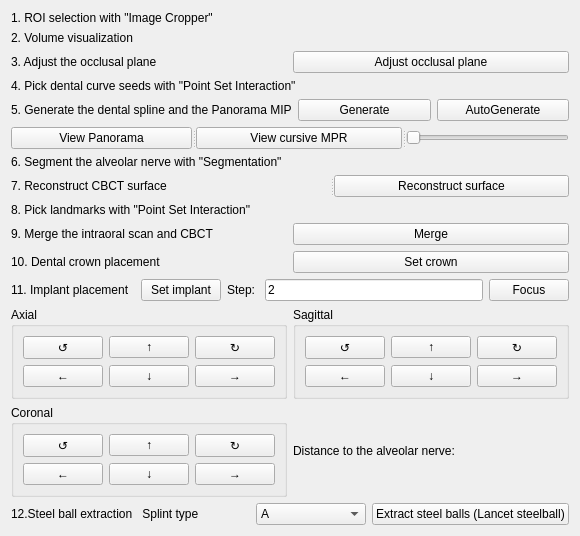
     <widget class="QWidget" name="tab_2">
      <attribute name="title">
       <string>规划</string>
      </attribute>
      <layout class="QGridLayout" name="gridLayout_8">
       <item row="3" column="0">
        <widget class="QLabel" name="label_3">
         <property name="text">
          <string>4. Pick dental curve seeds with &quot;Point Set Interaction&quot;</string>
         </property>
        </widget>
       </item>
       <item row="4" column="0">
        <layout class="QHBoxLayout" name="horizontalLayout_2">
         <item>
          <widget class="QLabel" name="label_5">
           <property name="text">
            <string>5. Generate the dental spline and the Panorama MIP</string>
           </property>
          </widget>
         </item>
         <item>
          <widget class="QPushButton" name="pushButton_splineAndPanorama">
           <property name="text">
            <string>Generate</string>
           </property>
          </widget>
         </item>
         <item>
          <widget class="QPushButton" name="pushButton_autoGenerate">
           <property name="text">
            <string>AutoGenerate</string>
           </property>
          </widget>
         </item>
        </layout>
       </item>
       <item row="13" column="0">
        <layout class="QHBoxLayout" name="horizontalLayout_6">
         <item>
          <widget class="QLabel" name="label_14">
           <property name="text">
            <string>12.Steel ball extraction</string>
           </property>
          </widget>
         </item>
         <item>
          <widget class="QLabel" name="label_20">
           <property name="text">
            <string> Splint type</string>
           </property>
          </widget>
         </item>
         <item>
          <widget class="QComboBox" name="comboBox_plate">
           <property name="minimumContentsLength">
            <number>0</number>
           </property>
           <item>
            <property name="text">
             <string>A</string>
            </property>
           </item>
           <item>
            <property name="text">
             <string>B</string>
            </property>
           </item>
           <item>
            <property name="text">
             <string>C</string>
            </property>
           </item>
          </widget>
         </item>
         <item>
          <widget class="QPushButton" name="pushButton_steelballExtract">
           <property name="text">
            <string>Extract steel balls (Lancet steelball)</string>
           </property>
          </widget>
         </item>
        </layout>
       </item>
       <item row="0" column="0">
        <widget class="QLabel" name="label">
         <property name="text">
          <string>1. ROI selection with &quot;Image Cropper&quot;</string>
         </property>
        </widget>
       </item>
       <item row="1" column="0">
        <widget class="QLabel" name="label_12">
         <property name="text">
          <string>2. Volume visualization</string>
         </property>
        </widget>
       </item>
       <item row="10" column="0">
        <layout class="QHBoxLayout" name="horizontalLayout_4">
         <item>
          <widget class="QLabel" name="label_8">
           <property name="text">
            <string>10. Dental crown placement  </string>
           </property>
          </widget>
         </item>
         <item>
          <widget class="QPushButton" name="pushButton_setCrown">
           <property name="text">
            <string>Set crown</string>
           </property>
          </widget>
         </item>
        </layout>
       </item>
       <item row="5" column="0">
        <widget class="QSplitter" name="splitter_2">
         <property name="orientation">
          <enum>Qt::Horizontal</enum>
         </property>
         <widget class="QPushButton" name="pushButton_viewPano">
          <property name="text">
           <string>View Panorama</string>
          </property>
         </widget>
         <widget class="QPushButton" name="pushButton_viewCursiveMPR">
          <property name="text">
           <string>View cursive MPR</string>
          </property>
         </widget>
         <widget class="QSlider" name="horizontalSlider">
          <property name="enabled">
           <bool>false</bool>
          </property>
          <property name="orientation">
           <enum>Qt::Horizontal</enum>
          </property>
         </widget>
        </widget>
       </item>
       <item row="7" column="0">
        <widget class="QSplitter" name="splitter">
         <property name="orientation">
          <enum>Qt::Horizontal</enum>
         </property>
         <widget class="QLabel" name="label_10">
          <property name="text">
           <string>7. Reconstruct CBCT surface</string>
          </property>
         </widget>
         <widget class="QPushButton" name="pushButton_CBCTreconstruct">
          <property name="text">
           <string>Reconstruct surface</string>
          </property>
         </widget>
        </widget>
       </item>
       <item row="12" column="0">
        <layout class="QGridLayout" name="gridLayout_7">
         <item row="1" column="0">
          <widget class="QGroupBox" name="groupBox_4">
           <property name="title">
            <string>Coronal</string>
           </property>
           <layout class="QGridLayout" name="gridLayout_5">
            <item row="0" column="0">
             <widget class="QPushButton" name="pushButton_counter_cor">
              <property name="text">
               <string>↺</string>
              </property>
             </widget>
            </item>
            <item row="0" column="1">
             <widget class="QPushButton" name="pushButton_U_cor">
              <property name="text">
               <string>↑</string>
              </property>
             </widget>
            </item>
            <item row="0" column="2">
             <widget class="QPushButton" name="pushButton_clock_cor">
              <property name="text">
               <string>↻</string>
              </property>
             </widget>
            </item>
            <item row="1" column="0">
             <widget class="QPushButton" name="pushButton_L_cor">
              <property name="text">
               <string>←</string>
              </property>
             </widget>
            </item>
            <item row="1" column="1">
             <widget class="QPushButton" name="pushButton_D_cor">
              <property name="text">
               <string>↓</string>
              </property>
             </widget>
            </item>
            <item row="1" column="2">
             <widget class="QPushButton" name="pushButton_R_cor">
              <property name="text">
               <string>→</string>
              </property>
             </widget>
            </item>
           </layout>
          </widget>
         </item>
         <item row="1" column="1">
          <widget class="QLabel" name="label_nerveDistance">
           <property name="text">
            <string>Distance to the alveolar nerve: </string>
           </property>
          </widget>
         </item>
         <item row="0" column="0">
          <widget class="QGroupBox" name="groupBox_2">
           <property name="title">
            <string>Axial</string>
           </property>
           <layout class="QGridLayout" name="gridLayout_3">
            <item row="0" column="0">
             <widget class="QPushButton" name="pushButton_counter_ax">
              <property name="text">
               <string>↺</string>
              </property>
             </widget>
            </item>
            <item row="0" column="1">
             <widget class="QPushButton" name="pushButton_U_ax">
              <property name="text">
               <string>↑</string>
              </property>
             </widget>
            </item>
            <item row="0" column="2">
             <widget class="QPushButton" name="pushButton_clock_ax">
              <property name="text">
               <string>↻</string>
              </property>
             </widget>
            </item>
            <item row="1" column="0">
             <widget class="QPushButton" name="pushButton_L_ax">
              <property name="text">
               <string>←</string>
              </property>
             </widget>
            </item>
            <item row="1" column="1">
             <widget class="QPushButton" name="pushButton_D_ax">
              <property name="text">
               <string>↓</string>
              </property>
             </widget>
            </item>
            <item row="1" column="2">
             <widget class="QPushButton" name="pushButton_R_ax">
              <property name="text">
               <string>→</string>
              </property>
             </widget>
            </item>
           </layout>
          </widget>
         </item>
         <item row="0" column="1">
          <widget class="QGroupBox" name="groupBox_3">
           <property name="title">
            <string>Sagittal</string>
           </property>
           <layout class="QGridLayout" name="gridLayout_4">
            <item row="0" column="0">
             <widget class="QPushButton" name="pushButton_counter_sag">
              <property name="text">
               <string>↺</string>
              </property>
             </widget>
            </item>
            <item row="0" column="1">
             <widget class="QPushButton" name="pushButton_U_sag">
              <property name="text">
               <string>↑</string>
              </property>
             </widget>
            </item>
            <item row="0" column="2">
             <widget class="QPushButton" name="pushButton_clock_sag">
              <property name="text">
               <string>↻</string>
              </property>
             </widget>
            </item>
            <item row="1" column="0">
             <widget class="QPushButton" name="pushButton_L_sag">
              <property name="text">
               <string>←</string>
              </property>
             </widget>
            </item>
            <item row="1" column="1">
             <widget class="QPushButton" name="pushButton_D_sag">
              <property name="text">
               <string>↓</string>
              </property>
             </widget>
            </item>
            <item row="1" column="2">
             <widget class="QPushButton" name="pushButton_R_sag">
              <property name="text">
               <string>→</string>
              </property>
             </widget>
            </item>
           </layout>
          </widget>
         </item>
        </layout>
       </item>
       <item row="11" column="0">
        <layout class="QHBoxLayout" name="horizontalLayout_5">
         <item>
          <widget class="QLabel" name="label_9">
           <property name="text">
            <string>11. Implant placement  </string>
           </property>
          </widget>
         </item>
         <item>
          <widget class="QPushButton" name="pushButton_setImplant">
           <property name="text">
            <string>Set implant</string>
           </property>
          </widget>
         </item>
         <item>
          <widget class="QLabel" name="label_17">
           <property name="text">
            <string>Step: </string>
           </property>
          </widget>
         </item>
         <item>
          <widget class="QLineEdit" name="lineEdit_stepSize">
           <property name="text">
            <string>2</string>
           </property>
          </widget>
         </item>
         <item>
          <widget class="QPushButton" name="pushButton_implantFocus">
           <property name="text">
            <string>Focus</string>
           </property>
          </widget>
         </item>
        </layout>
       </item>
       <item row="2" column="0">
        <layout class="QHBoxLayout" name="horizontalLayout">
         <item>
          <widget class="QLabel" name="label_2">
           <property name="text">
            <string>3. Adjust the occlusal plane </string>
           </property>
          </widget>
         </item>
         <item>
          <widget class="QPushButton" name="pushButton_planeAdjust">
           <property name="text">
            <string>Adjust occlusal plane</string>
           </property>
          </widget>
         </item>
        </layout>
       </item>
       <item row="8" column="0">
        <widget class="QLabel" name="label_6">
         <property name="text">
          <string>8. Pick landmarks with &quot;Point Set Interaction&quot; </string>
         </property>
        </widget>
       </item>
       <item row="9" column="0">
        <layout class="QHBoxLayout" name="horizontalLayout_3">
         <item>
          <widget class="QLabel" name="label_7">
           <property name="text">
            <string>9. Merge the intraoral scan and CBCT </string>
           </property>
          </widget>
         </item>
         <item>
          <widget class="QPushButton" name="pushButton_iosCBCT">
           <property name="text">
            <string>Merge</string>
           </property>
          </widget>
         </item>
        </layout>
       </item>
       <item row="6" column="0">
        <widget class="QLabel" name="label_4">
         <property name="text">
          <string>6. Segment the alveolar nerve with &quot;Segmentation&quot;</string>
         </property>
        </widget>
       </item>
      </layout>
     </widget>
